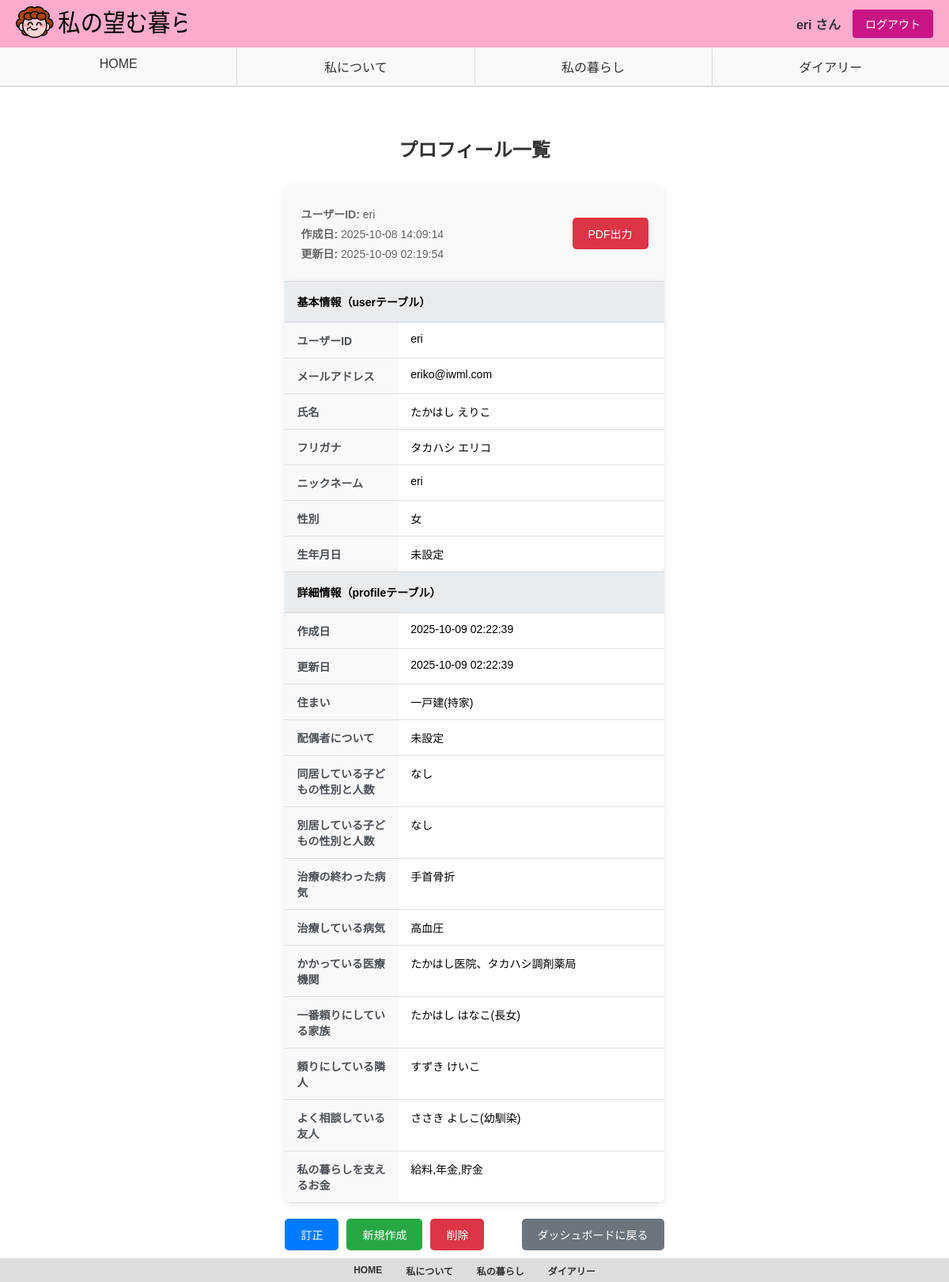
Screenshot of /profile_table (signed in) with the database file from the repository.
### tables this page shows
CREATE TABLE users (
                id INTEGER PRIMARY KEY AUTOINCREMENT,
                user_id VARCHAR(50) UNIQUE NOT NULL,
                email VARCHAR(100) UNIQUE NOT NULL,
                password VARCHAR(255) NOT NULL,
                user_type VARCHAR(20) DEFAULT 'self' CHECK(user_type IN ('self', 'family')),
                name VARCHAR(100),
                furigana VARCHAR(100),
                nickname VARCHAR(50),
                gender VARCHAR(10) CHECK(gender IN ('男', '女', 'その他')),
                birth_date DATE,
                family_id1 INTEGER,
                family_id2 INTEGER,
                family_id3 INTEGER,
                created_at TIMESTAMP DEFAULT CURRENT_TIMESTAMP,
                updated_at TIMESTAMP DEFAULT CURRENT_TIMESTAMP
            );

CREATE TABLE profiles (
                id INTEGER PRIMARY KEY AUTOINCREMENT,
                user_id VARCHAR(50) NOT NULL,
                home VARCHAR(100),
                spouse TEXT,
                children_living TEXT,
                children_separate TEXT,
                treated_illness TEXT,
                under_treatment TEXT,
                medical_facilities TEXT,
                most_relied_family TEXT,
                trusted_neighbor TEXT,
                consulted_friend TEXT,
                money_sources TEXT,
                created_at TIMESTAMP DEFAULT CURRENT_TIMESTAMP,
                updated_at TIMESTAMP DEFAULT CURRENT_TIMESTAMP,
                FOREIGN KEY (user_id) REFERENCES users (user_id)
            );

### app.py (the view)
@app.route("/profile_table")
@login_required
def profile_table():
    user_data = db.get_user_by_id(session["user_id"])
    profile_data = db.get_profile_by_user_id(session["user_id"])
    return render_template("profile_tabele.html", user=user_data, profile=profile_data)

### app.py (called while the page is built)
def login_required(f):
    @wraps(f)
    def decorated_function(*args, **kwargs):
        if "user_id" not in session:
            return redirect(url_for("index"))
        return f(*args, **kwargs)
    return decorated_function

### config.py (called while the page is built)
    def get_connection(self):
        return sqlite3.connect(self.db_path)

    def get_user_by_id(self, user_id):
        conn = self.get_connection()
        cursor = conn.cursor()
        cursor.execute("SELECT * FROM users WHERE user_id = ?", (user_id,))
        user = cursor.fetchone()
        conn.close()
        return user

    def get_profile_by_user_id(self, user_id):
        conn = self.get_connection()
        cursor = conn.cursor()
        cursor.execute("SELECT * FROM profiles WHERE user_id = ?", (user_id,))
        profile = cursor.fetchone()
        conn.close()
        return profile

### templates/profile_tabele.html (shortened to what this page needs)
{% extends "base.html" %}
{% block nickname %}{{ session.get('nickname', 'ゲスト') }}{% endblock %}
{% block content %}
<div class="profile-table-page">
    <h2>プロフィール一覧</h2>
    <div class="table-container">
        <div class="table-header">
            <div class="table-info">
                {% if user %}
                <p><strong>ユーザーID:</strong> {{ user[1] }}</p>
                <p><strong>作成日:</strong> {{ user[13] if user[13] else '未設定' }}</p>
                <p><strong>更新日:</strong> {{ user[14] if user[14] else '未設定' }}</p>
                {% endif %}
            </div>
            <div class="pdf-export">
                <button onclick="exportToPDF()" class="pdf-btn">PDF出力</button>
            </div>
        </div>
        <table class="profile-table" id="profileTable">
            <thead>
                <tr>
                    <th colspan="2">基本情報（userテーブル）</th>
                </tr>
            </thead>
            <tbody>
                <tr>
                    <td class="label-cell">ユーザーID</td>
                    <td class="data-cell">{{ user[1] if user else '未設定' }}</td>
                </tr>
                <tr>
                    <td class="label-cell">メールアドレス</td>
                    <td class="data-cell">{{ user[2] if user else '未設定' }}</td>
                </tr>
                <tr>
                    <td class="label-cell">氏名</td>
                    <td class="data-cell">{{ user[5] if user and user[5] else '未設定' }}</td>
                </tr>
                <tr>
                    <td class="label-cell">フリガナ</td>
                    <td class="data-cell">{{ user[6] if user and user[6] else '未設定' }}</td>
                </tr>
                <tr>
                    <td class="label-cell">ニックネーム</td>
                    <td class="data-cell">{{ user[7] if user and user[7] else '未設定' }}</td>
                </tr>
                <tr>
                    <td class="label-cell">性別</td>
                    <td class="data-cell">{{ user[8] if user and user[8] else '未設定' }}</td>
                </tr>
                <tr>
                    <td class="label-cell">生年月日</td>
                    <td class="data-cell">{{ user[9] if user and user[9] else '未設定' }}</td>
                </tr>
            </tbody>
        </table>
        <table class="profile-table" id="profileDetailTable">
            <thead>
                <tr>
                    <th colspan="2">詳細情報（profileテーブル）</th>
                </tr>
            </thead>
            <tbody>
                <tr>
                    <td class="label-cell">作成日</td>
                    <td class="data-cell">{{ profile[13] if profile and profile[13] else '未設定' }}</td>
                </tr>
                <tr>
                    <td class="label-cell">更新日</td>
                    <td class="data-cell">{{ profile[14] if profile and profile[14] else '未設定' }}</td>
                </tr>
                <tr>
                    <td class="label-cell">住まい</td>
                    <td class="data-cell">{{ profile[2] if profile and profile[2] else '未設定' }}</td>
                </tr>
                <tr>
                    <td class="label-cell">配偶者について</td>
                    <td class="data-cell">{{ profile[3] if profile and profile[3] else '未設定' }}</td>
                </tr>
                <tr>
                    <td class="label-cell">同居している子どもの性別と人数</td>
                    <td class="data-cell">{{ profile[4] if profile and profile[4] else '未設定' }}</td>
                </tr>
                <tr>
                    <td class="label-cell">別居している子どもの性別と人数</td>
                    <td class="data-cell">{{ profile[5] if profile and profile[5] else '未設定' }}</td>
                </tr>
                <tr>
                    <td class="label-cell">治療の終わった病気</td>
                    <td class="data-cell">{{ profile[6] if profile and profile[6] else '未設定' }}</td>
                </tr>
                <tr>
                    <td class="label-cell">治療している病気</td>
                    <td class="data-cell">{{ profile[7] if profile and profile[7] else '未設定' }}</td>
                </tr>
                <tr>
                    <td class="label-cell">かかっている医療機関</td>
                    <td class="data-cell">{{ profile[8] if profile and profile[8] else '未設定' }}</td>
                </tr>
                <tr>
                    <td class="label-cell">一番頼りにしている家族</td>
                    <td class="data-cell">{{ profile[9] if profile and profile[9] else '未設定' }}</td>
                </tr>
                <tr>
                    <td class="label-cell">頼りにしている隣人</td>
                    <td class="data-cell">{{ profile[10] if profile and profile[10] else '未設定' }}</td>
                </tr>
                <tr>
                    <td class="label-cell">よく相談している友人</td>
                    <td class="data-cell">{{ profile[11] if profile and profile[11] else '未設定' }}</td>
                </tr>
                <tr>
                    <td class="label-cell">私の暮らしを支えるお金</td>
                    <td class="data-cell">{{ profile[12] if profile and profile[12] else '未設定' }}</td>
                </tr>
            </tbody>
        </table>
    </div>
    <div class="action-buttons">
        <div class="button-group">
            <a href="{{ url_for('profile') }}" class="edit-btn">訂正</a>
            <a href="{{ url_for('profile') }}" class="create-btn">新規作成</a>
            <form method="POST" action="{{ url_for('delete_profile') }}" style="display: inline;" onsubmit="return confirm('プロフィール詳細を削除しますか？この操作は取り消せません。')">
                <button type="submit" class="delete-btn">削除</button>
            </form>
        </div>
        <div class="navigation-buttons">
            <a href="{{ url_for('dashboard') }}" class="back-btn">ダッシュボードに戻る</a>
        </div>
    </div>
</div>
{% endblock %}

### static/style.css (style rules this page uses)
body { background-color: #FFF; margin: 0; padding: 0; font-family: Arial, sans-serif; min-height: 100vh; }
.edit-btn { padding: 8px 15px; background-color: #6c757d; color: white; border: none; border-radius: 4px; font-size: 13px; cursor: pointer; white-space: nowrap; }
.profile-page, .iwlm-page, .diary-page, .diary-list-page, .howsitgoing-page, .iwlm-table-page, .profile-table-page { max-width: 1200px; margin: 0 auto; padding: 20px; }
.profile-page h2, .iwlm-page h2, .diary-page h2, .diary-list-page h2, .howsitgoing-page h2, .iwlm-table-page h2, .profile-table-page h2 { text-align: center; color: #333; margin-bottom: 30px; }
.diary-list, .iwlm-table, .profile-table, .mood-content { background: white; padding: 30px; border-radius: 8px; box-shadow: 0 2px 10px rgba(0, 0, 0, 0.1); }
.profile-table-page { padding: 20px; max-width: 1200px; margin: 0 auto; }
.table-container { background: white; border-radius: 8px; box-shadow: 0 2px 10px rgba(0, 0, 0, 0.1); overflow: hidden; margin-bottom: 20px; }
.table-header { display: flex; justify-content: space-between; align-items: center; padding: 20px; background: #f8f9fa; border-bottom: 1px solid #dee2e6; }
.table-info p { margin: 5px 0; font-size: 14px; color: #666; }
.pdf-btn { background: #dc3545; color: white; border: none; padding: 10px 20px; border-radius: 5px; cursor: pointer; font-size: 14px; }
.profile-table { width: 100%; border-collapse: collapse; font-size: 14px; }
.profile-table th { background: #e9ecef; padding: 15px; text-align: left; font-weight: bold; border-bottom: 2px solid #dee2e6; }
.profile-table td { padding: 12px 15px; border-bottom: 1px solid #dee2e6; vertical-align: top; }
.label-cell { background: #f8f9fa; font-weight: bold; width: 30%; color: #495057; }
.data-cell { width: 70%; word-wrap: break-word; }
.action-buttons { display: flex; justify-content: space-between; align-items: center; margin-top: 20px; }
.button-group { display: flex; gap: 10px; }
.edit-btn, .create-btn, .delete-btn, .back-btn { padding: 10px 20px; border: none; border-radius: 5px; cursor: pointer; text-decoration: none; font-size: 14px; text-align: center; display: inline-block; }
.edit-btn { background: #007bff; color: white; }
.create-btn { background: #28a745; color: white; }
.delete-btn { background: #dc3545; color: white; }
.back-btn { background: #6c757d; color: white; }

### rows the page displays
users: user "eri", created_at "2025-10-08 14:09:14", updated_at "2025-10-09 02:19:54", email "eriko@iwml.com", name "たかはし えりこ", furigana "タカハシ エリコ", nickname "eri", gender "女", birth_date "未設定"
profiles: created_at "2025-10-09 02:22:39", updated_at "2025-10-09 02:22:39", home "一戸建(持家)", spouse "未設定", children_living "なし", children_separate "なし", treated_illness "手首骨折", under_treatment "高血圧", medical_facilities "たかはし医院、タカハシ調剤薬局", most_relied_family "たかはし はなこ(長女)", trusted_neighbor "すずき けいこ", consulted_friend "ささき よしこ(幼馴染)", money_sources "給料,年金,貯金"

### other values shown
{{ session.get('nickname', 'ゲスト') }} "eri"
